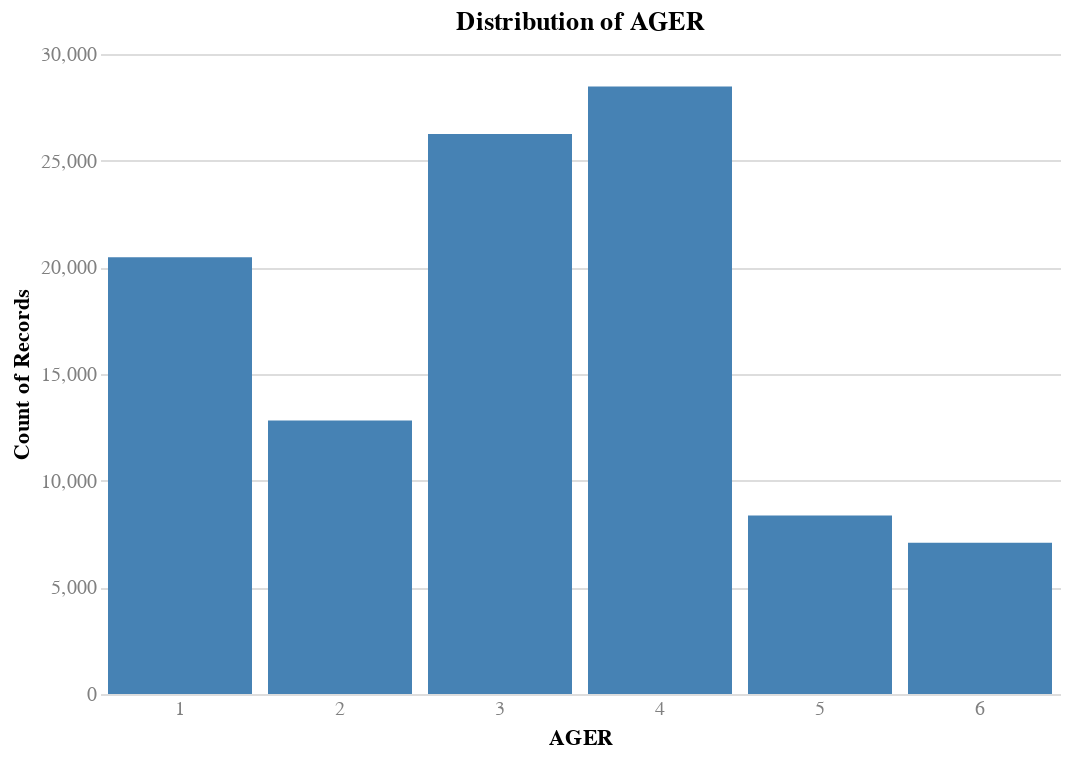

Write notebook code for a chart like this one.
### Markdown cell above
#### 3.1.1 - Bin the AGE variable
Do we bin as recoded age groups (`AGER`) or as each 20 years?

### Code cell
# Check the distribution of `AGER`
# 1 = Under 15 years 
# 2 = 15-24 years 
# 3 = 25-44 years 
# 4 = 45-64 years 
# 5 = 65-74 years 
# 6 = 75 years and over|
 
chart(
    df=train_df,
    x='AGER:O',
    y='count()',
    title='Distribution of AGER',
).mark_bar().interactive()

### Figure 1 — Vega specification as saved in the notebook (floating-point values rounded to 4 significant figures)
{"$schema": "https://vega.github.io/schema/vega/v5.json", "data": [{"name": "param_1_store"}, {"name": "source_0", "values": [{"AGER": 4, "__count": 28478}, {"AGER": 5, "__count": 8371}, {"AGER": 1, "__count": 20474}, {"AGER": 2, "__count": 12817}, {"AGER": 6, "__count": 7093}, {"AGER": 3, "__count": 26253}]}, {"name": "source_0_x_domain_AGER", "values": [{"AGER": 4}, {"AGER": 5}, {"AGER": 1}, {"AGER": 2}, {"AGER": 6}, {"AGER": 3}]}, {"name": "source_0_y_domain___count", "values": [{"min": 7093, "max": 28478}]}], "signals": [{"name": "unit", "value": {}, "on": [{"events": "pointermove", "update": "isTuple(group()) ? group() : unit"}]}, {"name": "param_1", "update": "vlSelectionResolve(\"param_1_store\", \"union\")"}, {"name": "param_1_AGER", "on": [{"events": [{"source": "view", "type": "dblclick"}], "update": "null"}, {"events": {"signal": "param_1_translate_delta"}, "update": "panLinear(param_1_translate_anchor.extent_x, -param_1_translate_delta.x / width)"}, {"events": {"signal": "param_1_zoom_delta"}, "update": "zoomLinear(domain(\"x\"), param_1_zoom_anchor.x, param_1_zoom_delta)"}]}, {"name": "param_1_tuple", "on": [{"events": [{"signal": "param_1_AGER"}], "update": "param_1_AGER ? {unit: \"\", fields: param_1_tuple_fields, values: [param_1_AGER]} : null"}]}, {"name": "param_1_tuple_fields", "value": [{"field": "AGER", "channel": "x", "type": "E"}]}, {"name": "param_1_translate_anchor", "value": {}, "on": [{"events": [{"source": "scope", "type": "pointerdown"}], "update": "{x: x(unit), y: y(unit), extent_x: domain(\"x\")}"}]}, {"name": "param_1_translate_delta", "value": {}, "on": [{"events": [{"source": "window", "between": [{"source": "scope", "type": "pointerdown"}, {"source": "window", "type": "pointerup"}], "consume": true, "type": "pointermove"}], "update": "{x: param_1_translate_anchor.x - x(unit), y: param_1_translate_anchor.y - y(unit)}"}]}, {"name": "param_1_zoom_anchor", "on": [{"events": [{"source": "scope", "type": "wheel", "consume": true}], "update": "{x: invert(\"x\", x(unit)), y: invert(\"y\", y(unit))}"}]}, {"name": "param_1_zoom_delta", "on": [{"events": [{"source": "scope", "consume": true, "type": "wheel"}], "update": "pow(1.001, event.deltaY * pow(16, event.deltaMode))", "force": true}]}, {"name": "param_1_modify", "on": [{"events": {"signal": "param_1_tuple"}, "update": "modify(\"param_1_store\", param_1_tuple, true)"}]}], "marks": [{"type": "rect", "name": "marks", "from": {"data": "source_0"}, "encode": {"update": {"x": {"field": "AGER", "scale": "x"}, "y2": {"value": 0, "scale": "y"}, "fill": {"value": "steelblue"}, "width": {"signal": "max(0.25, bandwidth('x'))"}, "y": {"field": "__count", "scale": "y"}}}, "style": ["bar"], "interactive": true}], "scales": [{"name": "x", "type": "band", "domain": {"data": "source_0_x_domain_AGER", "field": "AGER", "sort": true}, "range": [0, {"signal": "width"}], "paddingInner": 0.1, "paddingOuter": 0.05}, {"name": "y", "type": "linear", "domain": [{"signal": "(data(\"source_0_y_domain___count\")[0] || {}).min"}, {"signal": "(data(\"source_0_y_domain___count\")[0] || {}).max"}], "range": [{"signal": "height"}, 0], "nice": true, "zero": true}], "axes": [{"scale": "y", "minExtent": 0, "domain": false, "tickCount": {"signal": "ceil(height/40)"}, "grid": true, "labels": false, "ticks": false, "zindex": 0, "maxExtent": 0, "aria": false, "gridScale": "x", "orient": "left"}, {"scale": "x", "title": "AGER", "grid": false, "orient": "bottom", "zindex": 0, "labelBaseline": "top"}, {"scale": "y", "labelOverlap": true, "zindex": 0, "orient": "left", "grid": false, "title": "Count of Records", "labelAlign": "right", "tickCount": {"signal": "ceil(height/40)"}}], "title": {"text": "Distribution of AGER", "frame": "group"}, "width": 480, "background": "white", "padding": 5, "style": "cell", "config": {"axis": {"domain": false, "labelAngle": 0, "labelColor": "gray", "labelFontSize": 10, "ticks": false}, "style": {"guide-label": {"font": "Helvetica Neue"}, "guide-title": {"font": "Helvetica Neue"}, "group-title": {"font": "Helvetica Neue"}, "group-subtitle": {"font": "Helvetica Neue"}, "cell": {"stroke": null}, "text": {"font": "Helvetica Neue"}}}, "height": 320}
